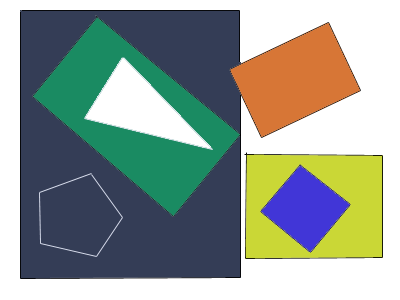
//> input picture sample-data/pic5.png, 400 x 300 px
$ ./CVTutor.ImgProc.BoundingBoxes01   (built with g++ and OpenCV 4)
//> lines starting //> are read from the running program, lines starting //| are printed output that depends on the picture; after the words box and inside, x2 and y2 are one past the last pixel; in counts of white or black regions, pixels touching at a corner belong together
// CVTutor.ImgProc.BoundingBoxes01.cpp : Defines the entry point for the console application.
//

// Tutorial:
// http://docs.opencv.org/3.1.0/da/d0c/tutorial_bounding_rects_circles.html


#include "stdafx.h"
#include <opencv2/imgproc/imgproc.hpp>
#include <opencv2/imgcodecs.hpp>

using namespace std;
using namespace cv;


Mat src; Mat src_gray;
int thresh = 100;
int max_thresh = 255;
RNG rng(12345);

void thresh_callback(int, void*);


int main(int argc, char** argv)
{
	string imageName("../../sample-data/pic5.png"); // by default
	if (argc > 1)
	{
		imageName = argv[1];
	}

	src = imread(imageName);
//> src is the input picture: 300 rows x 400 cols, CV_8UC3; mean B, G, R 146.7, 155.8, 145.2
	if (src.empty())
	{
		cerr << "Failed to read the image: " << imageName << endl;
		system("pause");
		return -1;
	}

	cvtColor(src, src_gray, COLOR_BGR2GRAY);
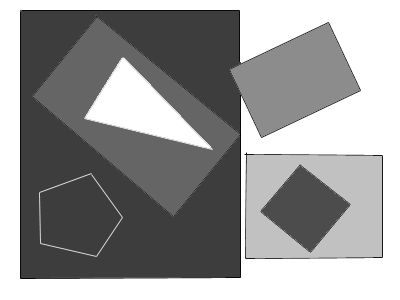
//> src_gray: 300 rows x 400 cols, CV_8UC1; min 0, max 255, mean 151.7
	blur(src_gray, src_gray, Size(3, 3));
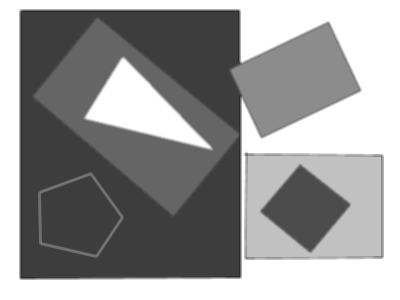
//> src_gray: 300 rows x 400 cols, CV_8UC1; 10.19% of pixels changed, all inside (x1, y1, x2, y2) = (19, 9, 384, 280)

	const string source_window = "Source";
	namedWindow(source_window, WINDOW_AUTOSIZE);
	imshow(source_window, src);

	createTrackbar(" Threshold:", "Source", &thresh, max_thresh, thresh_callback);
	thresh_callback(0, 0);

	waitKey(0);
	return 0;
}

void thresh_callback(int, void*)
{
	Mat threshold_output;
	vector<vector<Point> > contours;
	vector<Vec4i> hierarchy;

	threshold(src_gray, threshold_output, thresh, 255, THRESH_BINARY);
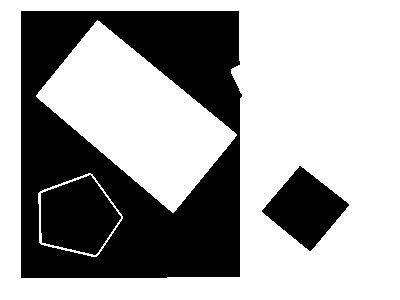
//> threshold_output: 300 rows x 400 cols, CV_8UC1; 63.9% white; 3 black regions
	findContours(threshold_output, contours, hierarchy, RETR_TREE, CHAIN_APPROX_SIMPLE, Point(0, 0));
//> contours = 6 contours; box (x1, y1, x2, y2) and area: (0, 0, 400, 300) 119301, (20, 10, 243, 279) 58706, (36, 20, 237, 213) 17950, (38, 173, 123, 257) 4956, (40, 174, 122, 256) 4615, (261, 165, 350, 252) 3920

	vector<vector<Point> > contours_poly(contours.size());
//> contours_poly = 6 empty contours
	vector<Rect> boundRect(contours.size());
	vector<Point2f>center(contours.size());
	vector<float>radius(contours.size());

	for (size_t i = 0; i < contours.size(); i++)
	{
		approxPolyDP(Mat(contours[i]), contours_poly[i], 3, true);
		boundRect[i] = boundingRect(Mat(contours_poly[i]));
		// minEnclosingCircle(contours_poly[i], center[i], radius[i]);
	}
//> this loop made 6 passes


	Mat drawing = Mat::zeros(threshold_output.size(), CV_8UC3);
	for (size_t i = 0; i< contours.size(); i++)
	{
		Scalar color = Scalar(rng.uniform(0, 255), rng.uniform(0, 255), rng.uniform(0, 255));
		drawContours(drawing, contours_poly, (int)i, color, 1, 8, vector<Vec4i>(), 0, Point());
		rectangle(drawing, boundRect[i].tl(), boundRect[i].br(), color, 2, 8, 0);
		// circle(drawing, center[i], (int)radius[i], color, 2, 8, 0);
	}
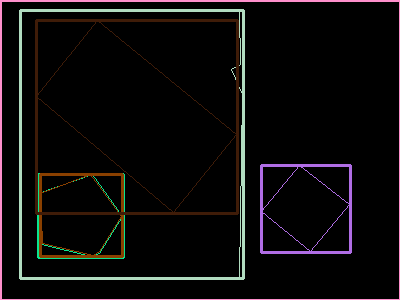
//> drawing: 300 rows x 400 cols, CV_8UC3; mean B, G, R 11.7, 11.5, 13.7

	namedWindow("Contours", WINDOW_AUTOSIZE);
	imshow("Contours", drawing);
}

$ run again, with sample-data/pic1.png copied over sample-data/pic5.png
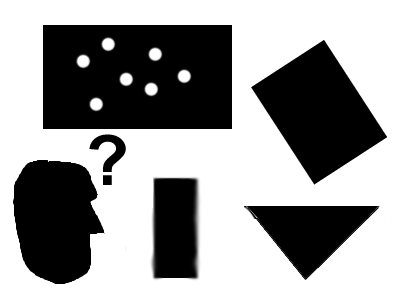
//> input picture sample-data/pic1.png, 400 x 300 px
//> src is the input picture: 300 rows x 400 cols, CV_8UC3; mean B, G, R 154.1, 154.1, 154.1
//> in thresh_callback, `threshold(src_gray, threshold_output, thresh, 255, THRESH_BINARY);`:
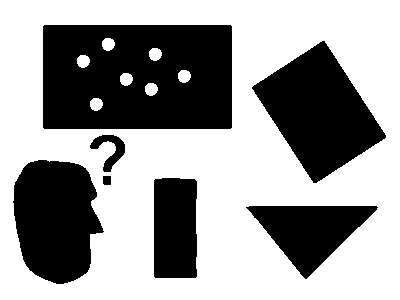
//> threshold_output: 300 rows x 400 cols, CV_8UC1; 60.8% white; 7 black regions
//> contours = 15 contours; largest, box (x1, y1, x2, y2) and area: (0, 0, 400, 300) 119301, (42, 24, 233, 130) 19942, (251, 40, 387, 184) 10154, (12, 159, 105, 285) 8725, (245, 205, 379, 280) 5090
//> contours_poly = 15 empty contours
//> the loop in thresh_callback, `for (size_t i = 0; i < contours.size(); i++)` made 15 passes
//> the loop in thresh_callback, `for (size_t i = 0; i< contours.size(); i++)` made 15 passes
//> after the loop in thresh_callback, `for (size_t i = 0; i< contours.size(); i++)`:
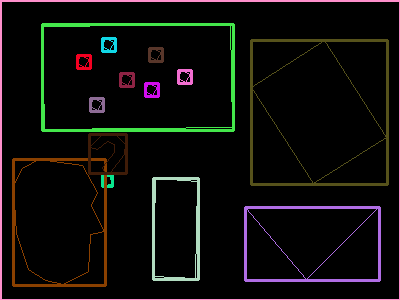
//> drawing: 300 rows x 400 cols, CV_8UC3; mean B, G, R 11.1, 12.9, 14.2
